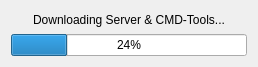
<?xml version="1.0" encoding="UTF-8"?>
<ui version="4.0">
 <class>Form</class>
 <widget class="QWidget" name="Form">
  <property name="geometry">
   <rect>
    <x>0</x>
    <y>0</y>
    <width>258</width>
    <height>67</height>
   </rect>
  </property>
  <property name="windowTitle">
   <string>Form</string>
  </property>
  <layout class="QVBoxLayout" name="verticalLayout">
   <item>
    <widget class="QLabel" name="label">
     <property name="text">
      <string>Downloading Server &amp; CMD-Tools...</string>
     </property>
     <property name="alignment">
      <set>Qt::AlignCenter</set>
     </property>
    </widget>
   </item>
   <item>
    <widget class="QProgressBar" name="progressBar">
     <property name="value">
      <number>24</number>
     </property>
    </widget>
   </item>
  </layout>
 </widget>
 <resources/>
 <connections/>
</ui>
